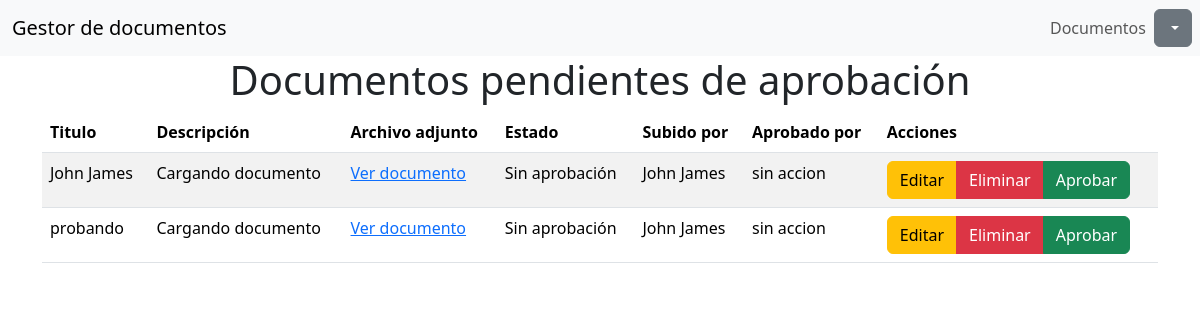
/documentos/admin (signed in), run on the app's committed database.
### documentos/models.py (models this page shows, shortened)
class Documento(models.Model):
    id = models.AutoField(primary_key=True)
    titulo = models.CharField(max_length=100)
    descripcion = models.TextField()
    estado = models.CharField(max_length=20)
    usuario = models.ForeignKey(User, on_delete=models.CASCADE)
    archivo = models.FileField(upload_to=user_directory_path)
    fecha_creacion = models.DateTimeField(auto_now_add=True)
    fecha_modificacion = models.DateTimeField(auto_now=True)
    aprobado = models.BooleanField(default=False)
    aprobador = models.ForeignKey(User, on_delete=models.CASCADE, related_name='aprobador', null=True, blank=True)

### documentos/views.py (the view)
# urls.py: path('documentos/admin', views.admin_documentos, name='admin_documentos'),
@user_passes_test(es_administrador)
def admin_documentos(request):
    documentos = Documento.objects.filter(estado='activo', aprobado=False)
    return render(request, 'documentos_admin.html', {"documentos": documentos})

### documentos/views.py (called while the page is built)
def es_administrador(user):
    return user.is_authenticated and user.is_staff

### documentos/templates/documentos_admin.html (shortened to what this page needs)
{% extends 'base.html' %} {% block content %}
<h1 class="text-center">
  Documentos pendientes de aprobación
</h1>
<table class="table table-striped">
  <thead>
    <tr>
      <th>Titulo</th>
      <th>Descripción</th>
      <th>Archivo adjunto</th>
      <th>Estado</th>
      <th>Subido por </th>
      <th>Aprobado por</th>
      <th>Acciones</th>
    </tr>
  </thead>
  <tbody>
    {% for documento in documentos %}
    <tr>
      <td>{{ documento.titulo }}</td>
      <td>{{ documento.descripcion }}</td>
      <td>
        <a href="{{ documento.archivo.url }}" target="_blank">Ver documento</a>
      </td>
      <td>
        {% if documento.aprobado %}Aprobado{% else %}Sin aprobación{% endif %}
      </td>
      <td>{{ documento.usuario.first_name }}</td>
      <td>{{ documento.id_aprobador|default:"sin accion" }}</td>
      <td>
        <div class="btn-group">
          <a
            href="{% url 'update_documento' documento.id %}"
            class="btn btn-warning"
            >Editar</a
          >
          <a
            href="{% url 'delete_documento' documento.id %}"
            class="btn btn-danger"
            >Eliminar</a
          >
          <a href="{% url 'aprobar_documento' documento.id %}" class="btn btn-success"
            >Aprobar</a
        </div>
      </td>
    </tr>
    {% endfor %}
  </tbody>
</table>
 {% endblock %}

### data on the page
Documento: titulo "John James", descripcion "Cargando documento", aprobado "Sin aprobación", usuario.first_name "John James", id_aprobador "sin accion"
Documento: titulo "probando", descripcion "Cargando documento", aprobado "Sin aprobación", usuario.first_name "John James", id_aprobador "sin accion"
